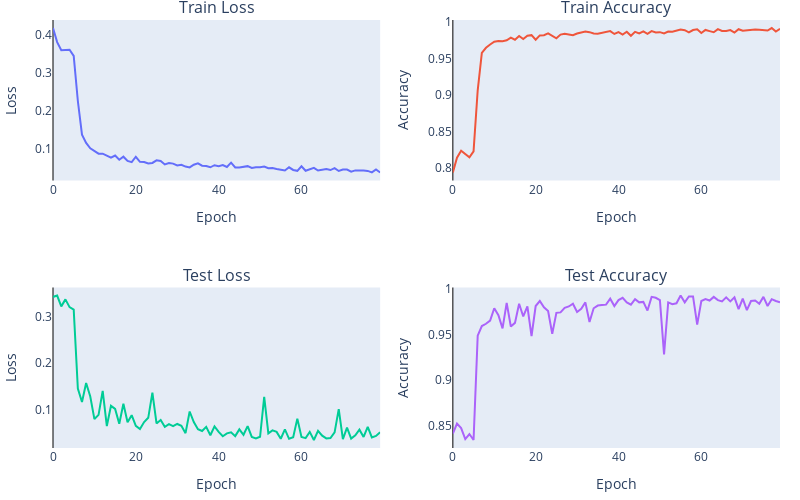
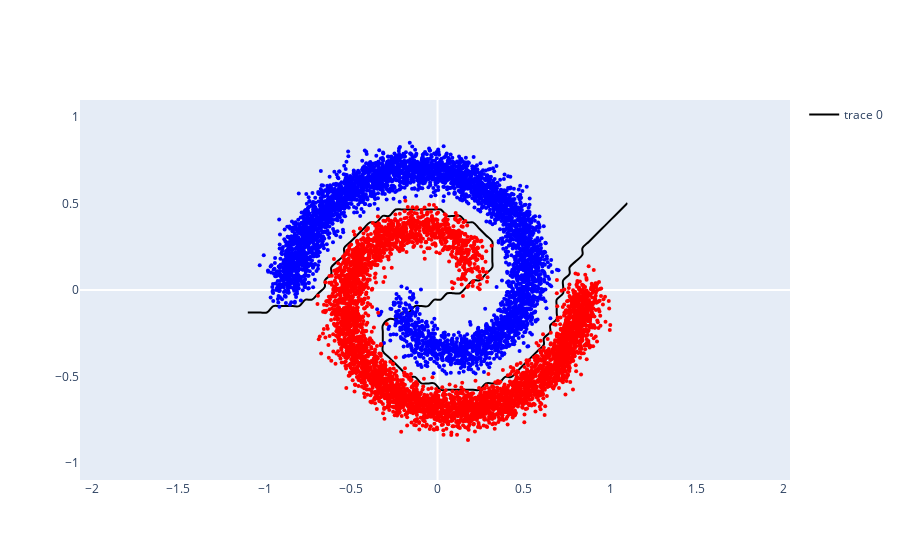

Write notebook code for charts like these, in order.
### Code cell
### train the model 
train_data, test_data, classA, classB = generate_spiral_sets(5000)


num_epochs = 80
model = DeepNNN(2,3,1)
criterion = nn.CrossEntropyLoss()
lr = 0.1
optimizer = t.optim.Adam(model.parameters(), lr=lr)
model_checkpoints = [copy.deepcopy(model)]

train_loss = []
train_acc = []
test_loss = []
test_acc = []
param_cache = []

for n in tqdm(range(num_epochs)):
    loss, acc = train(model, train_data, criterion, optimizer,model_checkpoints)
    train_loss.append(loss)
    train_acc.append(acc)
    t_loss, t_acc = test(model, test_data, criterion)
    test_loss.append(t_loss)
    test_acc.append(t_acc)
    param_cache.append(model.parameters())
print(f"train loss = {loss}, train acc = {acc}, test loss = {t_loss}, test acc = {t_acc}")


plot_metrics(train_loss,train_acc, test_loss, test_acc)

## plot decision boundary 
full_checks = model_checkpoints
plot_decision(classA, classB, model)

### Figure 1 — Plotly figure (JSON) as saved in the notebook; plotly's stock layout.template omitted (floating-point values rounded to 4 significant figures)
{"data": [{"type": "scatter", "xaxis": "x", "y": [0.4174, 0.3804, 0.3591, 0.3599, 0.3603, 0.3441, 0.2254, 0.1369, 0.1151, 0.101, 0.09357, 0.08699, 0.08708, 0.08191, 0.07632, 0.08196, 0.07097, 0.07902, 0.06791, 0.06461, 0.07884, 0.06561, 0.06514, 0.06109, 0.06258, 0.06955, 0.06759, 0.05867, 0.06215, 0.0608, 0.0561, 0.05791, 0.05303, 0.05077, 0.0579, 0.0614, 0.05532, 0.05449, 0.05112, 0.05658, 0.05423, 0.05709, 0.0519, 0.06328, 0.05055, 0.05071, 0.05222, 0.05415, 0.04934, 0.05133, 0.0512, 0.053, 0.04872, 0.04916, 0.0467, 0.04459, 0.04276, 0.05112, 0.04413, 0.04179, 0.05395, 0.04209, 0.04503, 0.0498, 0.04259, 0.0449, 0.04683, 0.04386, 0.0491, 0.04151, 0.04513, 0.04522, 0.03985, 0.04295, 0.04182, 0.04243, 0.04162, 0.03771, 0.04531, 0.03751], "yaxis": "y"}, {"type": "scatter", "xaxis": "x2", "y": [0.7941, 0.8143, 0.8237, 0.819, 0.815, 0.823, 0.9065, 0.9577, 0.9646, 0.9691, 0.973, 0.974, 0.9736, 0.9749, 0.9785, 0.9756, 0.9808, 0.9766, 0.981, 0.9819, 0.9756, 0.9815, 0.9819, 0.9842, 0.9814, 0.9776, 0.9826, 0.9836, 0.9829, 0.9818, 0.9841, 0.9852, 0.9869, 0.986, 0.9842, 0.9838, 0.9849, 0.986, 0.9874, 0.9835, 0.9861, 0.9826, 0.9865, 0.981, 0.9864, 0.9842, 0.9871, 0.9838, 0.9874, 0.9855, 0.986, 0.9842, 0.9868, 0.9865, 0.9875, 0.9895, 0.9886, 0.9858, 0.9889, 0.99, 0.9848, 0.989, 0.9874, 0.9859, 0.9901, 0.9876, 0.9875, 0.9889, 0.9854, 0.99, 0.9879, 0.9884, 0.9898, 0.9896, 0.9891, 0.9889, 0.9882, 0.9916, 0.9869, 0.9905], "yaxis": "y2"}, {"type": "scatter", "xaxis": "x3", "y": [0.3419, 0.3449, 0.3217, 0.3366, 0.32, 0.3147, 0.1459, 0.1169, 0.1575, 0.1289, 0.0805, 0.0895, 0.1408, 0.06562, 0.1087, 0.1021, 0.0703, 0.1133, 0.07373, 0.0889, 0.06584, 0.05898, 0.07401, 0.0832, 0.1372, 0.07116, 0.07837, 0.06405, 0.06966, 0.06516, 0.06999, 0.06611, 0.05026, 0.09667, 0.07401, 0.05881, 0.05503, 0.06385, 0.04591, 0.06489, 0.05296, 0.04369, 0.04985, 0.05201, 0.04396, 0.05844, 0.04682, 0.06551, 0.04227, 0.0392, 0.04252, 0.128, 0.04993, 0.05617, 0.05304, 0.03832, 0.05837, 0.03822, 0.04147, 0.08144, 0.04231, 0.03965, 0.05307, 0.03573, 0.05542, 0.04489, 0.03905, 0.03985, 0.05181, 0.1017, 0.03759, 0.06229, 0.03865, 0.04572, 0.05782, 0.04228, 0.06393, 0.04123, 0.04432, 0.05242], "yaxis": "y3"}, {"type": "scatter", "xaxis": "x4", "y": [0.8415, 0.8525, 0.8475, 0.8355, 0.841, 0.8345, 0.949, 0.9595, 0.962, 0.9655, 0.979, 0.9715, 0.957, 0.985, 0.959, 0.963, 0.984, 0.97, 0.981, 0.9485, 0.9815, 0.987, 0.98, 0.976, 0.951, 0.974, 0.9745, 0.9795, 0.981, 0.984, 0.975, 0.9785, 0.9855, 0.964, 0.979, 0.982, 0.9825, 0.983, 0.9895, 0.9815, 0.988, 0.9905, 0.9855, 0.983, 0.989, 0.9855, 0.986, 0.9765, 0.9915, 0.9905, 0.988, 0.9285, 0.9855, 0.9835, 0.9845, 0.993, 0.9855, 0.992, 0.992, 0.961, 0.987, 0.989, 0.9875, 0.9915, 0.988, 0.9865, 0.991, 0.9865, 0.991, 0.978, 0.9895, 0.977, 0.987, 0.9875, 0.984, 0.9915, 0.9815, 0.989, 0.987, 0.9855], "yaxis": "y4"}], "layout": {"annotations": [{"font": {"size": 16}, "showarrow": false, "text": "Train Loss", "x": 0.225, "xanchor": "center", "xref": "paper", "y": 1, "yanchor": "bottom", "yref": "paper"}, {"font": {"size": 16}, "showarrow": false, "text": "Train Accuracy", "x": 0.775, "xanchor": "center", "xref": "paper", "y": 1, "yanchor": "bottom", "yref": "paper"}, {"font": {"size": 16}, "showarrow": false, "text": "Test Loss", "x": 0.225, "xanchor": "center", "xref": "paper", "y": 0.375, "yanchor": "bottom", "yref": "paper"}, {"font": {"size": 16}, "showarrow": false, "text": "Test Accuracy", "x": 0.775, "xanchor": "center", "xref": "paper", "y": 0.375, "yanchor": "bottom", "yref": "paper"}], "font": {"size": 12}, "height": 500, "margin": {"b": 10, "l": 10, "pad": 0, "r": 20, "t": 20}, "showlegend": false, "width": 800, "xaxis": {"anchor": "y", "domain": [0, 0.45], "showgrid": false, "title": {"text": "Epoch"}, "zeroline": true, "zerolinecolor": "black", "zerolinewidth": 1}, "xaxis2": {"anchor": "y2", "domain": [0.55, 1], "showgrid": false, "title": {"text": "Epoch"}, "zeroline": true, "zerolinecolor": "black", "zerolinewidth": 1}, "xaxis3": {"anchor": "y3", "domain": [0, 0.45], "showgrid": false, "title": {"text": "Epoch"}, "zeroline": true, "zerolinecolor": "black", "zerolinewidth": 1}, "xaxis4": {"anchor": "y4", "domain": [0.55, 1], "showgrid": false, "title": {"text": "Epoch"}, "zeroline": true, "zerolinecolor": "black", "zerolinewidth": 1}, "yaxis": {"anchor": "x", "domain": [0.625, 1], "showgrid": false, "title": {"text": "Loss"}}, "yaxis2": {"anchor": "x2", "domain": [0.625, 1], "showgrid": false, "title": {"text": "Accuracy"}}, "yaxis3": {"anchor": "x3", "domain": [0, 0.375], "showgrid": false, "title": {"text": "Loss"}}, "yaxis4": {"anchor": "x4", "domain": [0, 0.375], "showgrid": false, "title": {"text": "Accuracy"}}}}

### Figure 2 — Plotly figure (JSON) as saved in the notebook; plotly's stock layout.template omitted (floating-point values rounded to 4 significant figures; data arrays with more than 128 entries replaced by an {"elided": "..."} marker saying what was removed)
{"data": [{"contours": {"coloring": "none", "end": 1, "size": 1, "start": 0}, "line": {"color": "black", "width": 2}, "type": "contour", "x": [-1.1, -1.063, -1.025, -0.9881, -0.9508, -0.9136, -0.8763, -0.839, -0.8017, -0.7644, -0.7271, -0.6898, -0.6525, -0.6153, -0.578, -0.5407, -0.5034, -0.4661, -0.4288, -0.3915, -0.3542, -0.3169, -0.2797, -0.2424, -0.2051, -0.1678, -0.1305, -0.09322, -0.05593, -0.01864, 0.01864, 0.05593, 0.09322, 0.1305, 0.1678, 0.2051, 0.2424, 0.2797, 0.3169, 0.3542, 0.3915, 0.4288, 0.4661, 0.5034, 0.5407, 0.578, 0.6153, 0.6525, 0.6898, 0.7271, 0.7644, 0.8017, 0.839, 0.8763, 0.9136, 0.9508, 0.9881, 1.025, 1.063, 1.1], "y": [-1.1, -1.063, -1.025, -0.9881, -0.9508, -0.9136, -0.8763, -0.839, -0.8017, -0.7644, -0.7271, -0.6898, -0.6525, -0.6153, -0.578, -0.5407, -0.5034, -0.4661, -0.4288, -0.3915, -0.3542, -0.3169, -0.2797, -0.2424, -0.2051, -0.1678, -0.1305, -0.09322, -0.05593, -0.01864, 0.01864, 0.05593, 0.09322, 0.1305, 0.1678, 0.2051, 0.2424, 0.2797, 0.3169, 0.3542, 0.3915, 0.4288, 0.4661, 0.5034, 0.5407, 0.578, 0.6153, 0.6525, 0.6898, 0.7271, 0.7644, 0.8017, 0.839, 0.8763, 0.9136, 0.9508, 0.9881, 1.025, 1.063, 1.1], "z": {"elided": "60x60 int values"}}, {"marker": {"color": "blue", "size": 4}, "mode": "markers", "showlegend": false, "type": "scatter", "x": {"elided": "5000 float values"}, "y": {"elided": "5000 float values"}}, {"marker": {"color": "red", "size": 4}, "mode": "markers", "showlegend": false, "type": "scatter", "x": {"elided": "5000 float values"}, "y": {"elided": "5000 float values"}}], "layout": {"xaxis": {"showgrid": false}, "yaxis": {"scaleanchor": "x", "scaleratio": 1, "showgrid": false}}}
